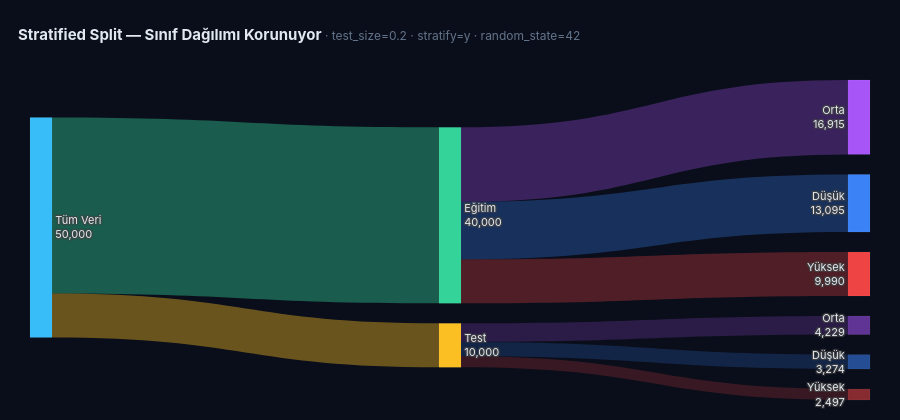

The notebook cell saved with this chart:
### Code cell
# ════════════════════════════════════════════════════════════════════
# TRAIN/TEST SPLIT — SINIF DAĞILIMI SANKEY DİYAGRAMI
# ════════════════════════════════════════════════════════════════════
_BG_SK   = '#0a0e1a'
_TEXT_SK = '#e2e8f0'

_train_n = len(y_train)
_test_n  = len(y_test)
_total_n = _train_n + _test_n

_class_order  = ['Düşük', 'Orta', 'Yüksek']
_train_counts = y_train.value_counts()
_test_counts  = y_test.value_counts()

_node_labels = [
    f'Tüm Veri<br>{_total_n:,}',
    f'Eğitim<br>{_train_n:,}',
    f'Test<br>{_test_n:,}',
]
_node_colors  = ['#38bdf8', '#34d399', '#fbbf24']
_class_colors = ['#3b82f6', '#a855f7', '#ef4444']

for _cls, _clr in zip(_class_order, _class_colors):
    _node_labels.append(f'{_cls}<br>{int(_train_counts.get(_cls, 0)):,}')
    _node_colors.append(_clr)
for _cls, _clr in zip(_class_order, _class_colors):
    _node_labels.append(f'{_cls}<br>{int(_test_counts.get(_cls, 0)):,}')
    _r2,_g2,_b2 = int(_clr[1:3],16),int(_clr[3:5],16),int(_clr[5:7],16)
    _node_colors.append(f'rgba({_r2},{_g2},{_b2},0.55)')

_sources = [0, 0, 1, 1, 1, 2, 2, 2]
_targets = [1, 2, 3, 4, 5, 6, 7, 8]
_values  = [
    _train_n, _test_n,
    int(_train_counts.get('Düşük',  0)),
    int(_train_counts.get('Orta',   0)),
    int(_train_counts.get('Yüksek', 0)),
    int(_test_counts.get('Düşük',  0)),
    int(_test_counts.get('Orta',   0)),
    int(_test_counts.get('Yüksek', 0)),
]
_link_colors = [
    'rgba(52,211,153,0.40)', 'rgba(251,191,36,0.40)',
    'rgba(59,130,246,0.30)', 'rgba(168,85,247,0.30)', 'rgba(239,68,68,0.30)',
    'rgba(59,130,246,0.20)', 'rgba(168,85,247,0.20)', 'rgba(239,68,68,0.20)',
]

fig_SANKEY = go.Figure(go.Sankey(
    node=dict(
        pad=20, thickness=22,
        line=dict(color='rgba(255,255,255,0.08)', width=0.5),
        label=_node_labels, color=_node_colors,
        hovertemplate='<b>%{label}</b><extra></extra>',
    ),
    link=dict(
        source=_sources, target=_targets, value=_values, color=_link_colors,
        hovertemplate='%{value:,} öğrenci<extra></extra>',
    ),
    textfont=dict(family='Inter', size=11, color=_TEXT_SK),
))
fig_SANKEY.update_layout(
    title=dict(
        text='<b>Stratified Split — Sınıf Dağılımı Korunuyor</b>'
             '<span style="color:#64748b; font-size:12px"> · test_size=0.2 · stratify=y · random_state=42</span>',
        font=dict(size=15, color=_TEXT_SK, family='Inter'), x=0.02, xanchor='left'),
    paper_bgcolor=_BG_SK, font=dict(family='Inter', color=_TEXT_SK),
    height=420, margin=dict(l=30, r=30, t=80, b=20),
)
fig_SANKEY.show()

### Figure 1 — Plotly figure (JSON) as saved in the notebook; plotly's stock layout.template omitted (floating-point values rounded to 4 significant figures)
{"data": [{"link": {"color": ["rgba(52,211,153,0.40)", "rgba(251,191,36,0.40)", "rgba(59,130,246,0.30)", "rgba(168,85,247,0.30)", "rgba(239,68,68,0.30)", "rgba(59,130,246,0.20)", "rgba(168,85,247,0.20)", "rgba(239,68,68,0.20)"], "hovertemplate": "%{value:,} öğrenci<extra></extra>", "source": [0, 0, 1, 1, 1, 2, 2, 2], "target": [1, 2, 3, 4, 5, 6, 7, 8], "value": [40000, 10000, 13095, 16915, 9990, 3274, 4229, 2497]}, "node": {"color": ["#38bdf8", "#34d399", "#fbbf24", "#3b82f6", "#a855f7", "#ef4444", "rgba(59,130,246,0.55)", "rgba(168,85,247,0.55)", "rgba(239,68,68,0.55)"], "hovertemplate": "<b>%{label}</b><extra></extra>", "label": ["Tüm Veri<br>50,000", "Eğitim<br>40,000", "Test<br>10,000", "Düşük<br>13,095", "Orta<br>16,915", "Yüksek<br>9,990", "Düşük<br>3,274", "Orta<br>4,229", "Yüksek<br>2,497"], "line": {"color": "rgba(255,255,255,0.08)", "width": 0.5}, "pad": 20, "thickness": 22}, "textfont": {"color": "#e2e8f0", "family": "Inter", "size": 11}, "type": "sankey"}], "layout": {"font": {"color": "#e2e8f0", "family": "Inter"}, "height": 420, "margin": {"b": 20, "l": 30, "r": 30, "t": 80}, "paper_bgcolor": "#0a0e1a", "title": {"font": {"color": "#e2e8f0", "family": "Inter", "size": 15}, "text": "<b>Stratified Split — Sınıf Dağılımı Korunuyor</b><span style=\"color:#64748b; font-size:12px\"> · test_size=0.2 · stratify=y · random_state=42</span>", "x": 0.02, "xanchor": "left"}}}
